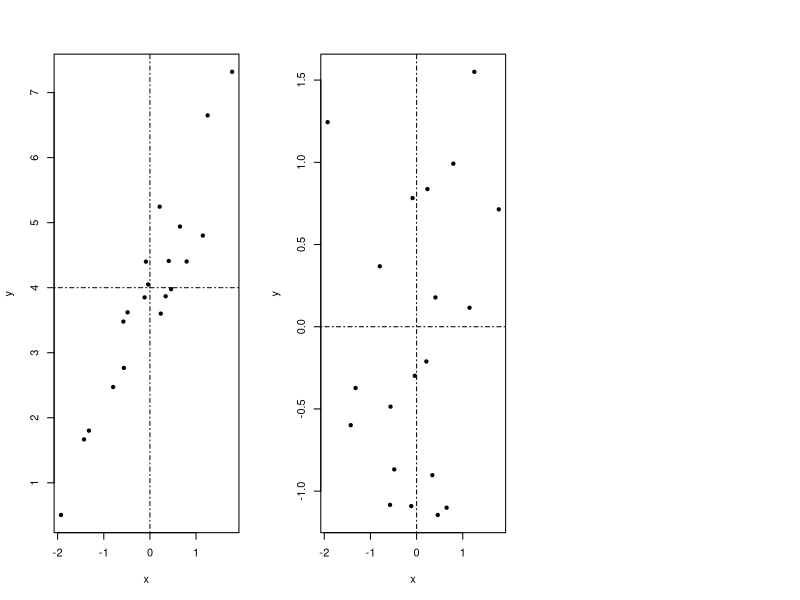

Reproduce this figure in R.
## ---- chunk 1
knitr::opts_chunk$set(echo = TRUE)
library(knitr)
## ---- chunk 2
par(mfrow = c(1,3))
x <- rnorm(20)
y <- 4 + 1.6*x + rnorm(20, mean = 0, sd = 0.5)
plot(y ~x, xlab = "x", ylab = "y", pch = 20)
# abline(a = 4, b = 1.6)
 abline(h = 4, v = 0, lty = 4)
# abline(h = mean(y), v = mean(x), lty = 2, col = "magenta", lwd = 2)
y <- rnorm(20)
plot(y ~x, xlab = "x", ylab = "y", pch = 20)
# abline(a = 4, b = 1.6)
abline(h = 0, v = 0, lty = 4)
# abline(h = mean(y), v = mean(x), lty = 2, col = "magenta", lwd = 2)
